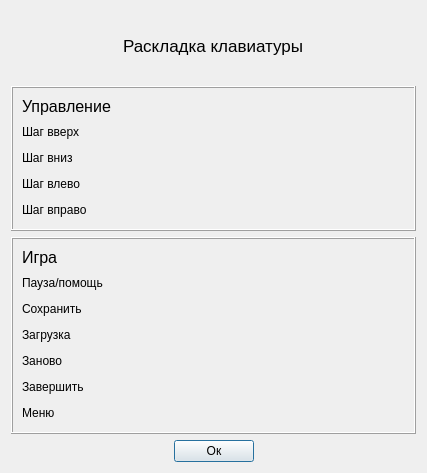
<?xml version="1.0" encoding="UTF-8"?>
<ui version="4.0">
 <class>HelpDialog</class>
 <widget class="QDialog" name="HelpDialog">
  <property name="geometry">
   <rect>
    <x>0</x>
    <y>0</y>
    <width>427</width>
    <height>473</height>
   </rect>
  </property>
  <property name="windowTitle">
   <string>Dialog</string>
  </property>
  <layout class="QGridLayout" name="gridLayout">
   <item row="0" column="0">
    <layout class="QHBoxLayout" name="horizontalLayout">
     <item>
      <spacer name="horizontalSpacer">
       <property name="orientation">
        <enum>Qt::Horizontal</enum>
       </property>
       <property name="sizeHint" stdset="0">
        <size>
         <width>40</width>
         <height>20</height>
        </size>
       </property>
      </spacer>
     </item>
     <item>
      <widget class="QLabel" name="label_3">
       <property name="font">
        <font>
         <pointsize>13</pointsize>
        </font>
       </property>
       <property name="text">
        <string>Раскладка клавиатуры</string>
       </property>
      </widget>
     </item>
     <item>
      <spacer name="horizontalSpacer_2">
       <property name="orientation">
        <enum>Qt::Horizontal</enum>
       </property>
       <property name="sizeHint" stdset="0">
        <size>
         <width>40</width>
         <height>20</height>
        </size>
       </property>
      </spacer>
     </item>
    </layout>
   </item>
   <item row="1" column="0">
    <widget class="QFrame" name="frame">
     <property name="frameShape">
      <enum>QFrame::Box</enum>
     </property>
     <property name="frameShadow">
      <enum>QFrame::Raised</enum>
     </property>
     <layout class="QVBoxLayout" name="verticalLayout">
      <item>
       <widget class="QLabel" name="label">
        <property name="font">
         <font>
          <pointsize>12</pointsize>
         </font>
        </property>
        <property name="text">
         <string>Управление</string>
        </property>
       </widget>
      </item>
      <item>
       <layout class="QHBoxLayout" name="horizontalLayout_2">
        <item>
         <widget class="QLabel" name="labelForward">
          <property name="text">
           <string>Шаг вверх</string>
          </property>
         </widget>
        </item>
        <item>
         <spacer name="horizontalSpacer_3">
          <property name="orientation">
           <enum>Qt::Horizontal</enum>
          </property>
          <property name="sizeHint" stdset="0">
           <size>
            <width>40</width>
            <height>20</height>
           </size>
          </property>
         </spacer>
        </item>
        <item>
         <widget class="QLabel" name="keyLabelForward">
          <property name="text">
           <string/>
          </property>
         </widget>
        </item>
       </layout>
      </item>
      <item>
       <layout class="QHBoxLayout" name="horizontalLayout_5">
        <item>
         <widget class="QLabel" name="labelBack">
          <property name="text">
           <string>Шаг вниз</string>
          </property>
         </widget>
        </item>
        <item>
         <spacer name="horizontalSpacer_6">
          <property name="orientation">
           <enum>Qt::Horizontal</enum>
          </property>
          <property name="sizeHint" stdset="0">
           <size>
            <width>40</width>
            <height>20</height>
           </size>
          </property>
         </spacer>
        </item>
        <item>
         <widget class="QLabel" name="keyLabelBack">
          <property name="text">
           <string/>
          </property>
         </widget>
        </item>
       </layout>
      </item>
      <item>
       <layout class="QHBoxLayout" name="horizontalLayout_3">
        <item>
         <widget class="QLabel" name="labelLeft">
          <property name="text">
           <string>Шаг влево</string>
          </property>
         </widget>
        </item>
        <item>
         <spacer name="horizontalSpacer_4">
          <property name="orientation">
           <enum>Qt::Horizontal</enum>
          </property>
          <property name="sizeHint" stdset="0">
           <size>
            <width>40</width>
            <height>20</height>
           </size>
          </property>
         </spacer>
        </item>
        <item>
         <widget class="QLabel" name="keyLabelLeft">
          <property name="text">
           <string/>
          </property>
         </widget>
        </item>
       </layout>
      </item>
      <item>
       <layout class="QHBoxLayout" name="horizontalLayout_4">
        <item>
         <widget class="QLabel" name="labelRight">
          <property name="text">
           <string>Шаг вправо</string>
          </property>
         </widget>
        </item>
        <item>
         <spacer name="horizontalSpacer_5">
          <property name="orientation">
           <enum>Qt::Horizontal</enum>
          </property>
          <property name="sizeHint" stdset="0">
           <size>
            <width>40</width>
            <height>20</height>
           </size>
          </property>
         </spacer>
        </item>
        <item>
         <widget class="QLabel" name="keyLabelRight">
          <property name="text">
           <string/>
          </property>
         </widget>
        </item>
       </layout>
      </item>
     </layout>
    </widget>
   </item>
   <item row="2" column="0">
    <widget class="QFrame" name="frame_2">
     <property name="frameShape">
      <enum>QFrame::Box</enum>
     </property>
     <property name="frameShadow">
      <enum>QFrame::Raised</enum>
     </property>
     <layout class="QVBoxLayout" name="verticalLayout_2">
      <item>
       <widget class="QLabel" name="label_2">
        <property name="font">
         <font>
          <pointsize>12</pointsize>
         </font>
        </property>
        <property name="text">
         <string>Игра</string>
        </property>
       </widget>
      </item>
      <item>
       <layout class="QHBoxLayout" name="horizontalLayout_6">
        <item>
         <widget class="QLabel" name="lablePause">
          <property name="text">
           <string>Пауза/помощь</string>
          </property>
         </widget>
        </item>
        <item>
         <spacer name="horizontalSpacer_7">
          <property name="orientation">
           <enum>Qt::Horizontal</enum>
          </property>
          <property name="sizeHint" stdset="0">
           <size>
            <width>40</width>
            <height>20</height>
           </size>
          </property>
         </spacer>
        </item>
        <item>
         <widget class="QLabel" name="keyLabelPause">
          <property name="text">
           <string/>
          </property>
         </widget>
        </item>
       </layout>
      </item>
      <item>
       <layout class="QHBoxLayout" name="horizontalLayout_10">
        <item>
         <widget class="QLabel" name="labelSave">
          <property name="text">
           <string>Сохранить</string>
          </property>
         </widget>
        </item>
        <item>
         <spacer name="horizontalSpacer_11">
          <property name="orientation">
           <enum>Qt::Horizontal</enum>
          </property>
          <property name="sizeHint" stdset="0">
           <size>
            <width>40</width>
            <height>20</height>
           </size>
          </property>
         </spacer>
        </item>
        <item>
         <widget class="QLabel" name="keyLabelSave">
          <property name="text">
           <string/>
          </property>
         </widget>
        </item>
       </layout>
      </item>
      <item>
       <layout class="QHBoxLayout" name="horizontalLayout_12">
        <item>
         <widget class="QLabel" name="labelLoad">
          <property name="text">
           <string>Загрузка</string>
          </property>
         </widget>
        </item>
        <item>
         <spacer name="horizontalSpacer_14">
          <property name="orientation">
           <enum>Qt::Horizontal</enum>
          </property>
          <property name="sizeHint" stdset="0">
           <size>
            <width>40</width>
            <height>20</height>
           </size>
          </property>
         </spacer>
        </item>
        <item>
         <widget class="QLabel" name="keyLabelLoad">
          <property name="text">
           <string/>
          </property>
         </widget>
        </item>
       </layout>
      </item>
      <item>
       <layout class="QHBoxLayout" name="horizontalLayout_9">
        <item>
         <widget class="QLabel" name="lableRestart">
          <property name="text">
           <string>Заново</string>
          </property>
         </widget>
        </item>
        <item>
         <spacer name="horizontalSpacer_10">
          <property name="orientation">
           <enum>Qt::Horizontal</enum>
          </property>
          <property name="sizeHint" stdset="0">
           <size>
            <width>40</width>
            <height>20</height>
           </size>
          </property>
         </spacer>
        </item>
        <item>
         <widget class="QLabel" name="keyLabelRestart">
          <property name="text">
           <string/>
          </property>
         </widget>
        </item>
       </layout>
      </item>
      <item>
       <layout class="QHBoxLayout" name="horizontalLayout_8">
        <item>
         <widget class="QLabel" name="labelExit">
          <property name="text">
           <string>Завершить</string>
          </property>
         </widget>
        </item>
        <item>
         <spacer name="horizontalSpacer_9">
          <property name="orientation">
           <enum>Qt::Horizontal</enum>
          </property>
          <property name="sizeHint" stdset="0">
           <size>
            <width>40</width>
            <height>20</height>
           </size>
          </property>
         </spacer>
        </item>
        <item>
         <widget class="QLabel" name="keyLabelExit">
          <property name="text">
           <string/>
          </property>
         </widget>
        </item>
       </layout>
      </item>
      <item>
       <layout class="QHBoxLayout" name="horizontalLayout_7">
        <item>
         <widget class="QLabel" name="labelMenu">
          <property name="text">
           <string>Меню</string>
          </property>
         </widget>
        </item>
        <item>
         <spacer name="horizontalSpacer_8">
          <property name="orientation">
           <enum>Qt::Horizontal</enum>
          </property>
          <property name="sizeHint" stdset="0">
           <size>
            <width>40</width>
            <height>20</height>
           </size>
          </property>
         </spacer>
        </item>
        <item>
         <widget class="QLabel" name="keyLabelMenu">
          <property name="text">
           <string/>
          </property>
         </widget>
        </item>
       </layout>
      </item>
     </layout>
    </widget>
   </item>
   <item row="3" column="0">
    <layout class="QHBoxLayout" name="horizontalLayout_11">
     <item>
      <spacer name="horizontalSpacer_13">
       <property name="orientation">
        <enum>Qt::Horizontal</enum>
       </property>
       <property name="sizeHint" stdset="0">
        <size>
         <width>40</width>
         <height>20</height>
        </size>
       </property>
      </spacer>
     </item>
     <item>
      <widget class="QPushButton" name="pushButton">
       <property name="text">
        <string>Ок</string>
       </property>
      </widget>
     </item>
     <item>
      <spacer name="horizontalSpacer_12">
       <property name="orientation">
        <enum>Qt::Horizontal</enum>
       </property>
       <property name="sizeHint" stdset="0">
        <size>
         <width>40</width>
         <height>20</height>
        </size>
       </property>
      </spacer>
     </item>
    </layout>
   </item>
  </layout>
 </widget>
 <resources/>
 <connections/>
</ui>
